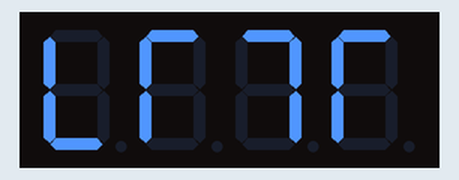
The sketch below on a simulated Arduino Uno, built with avr-gcc and run on an emulated ATmega328P. Shown: 4-digit seven-segment display.

Above: at 0.1 s.
At 1.1 s:
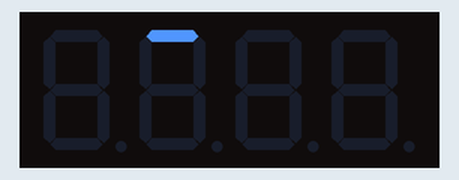

Measured:
- what the display in image 1 shows lasts 1.1 s, from 1.0 s to 2.1 s

The sketch:

TesteDisplay.ino
```cpp
#include <Arduino.h>
#include <TM1637Display.h>

#define CLK 10
#define DIO 11
#define TEST_DELAY 2000

TM1637Display display(CLK, DIO);

const int pinoBotao1 = 9;
const int pinoBotao2 = 8;

int contador = 0;
int estadoPress = 0;
int estadoPress2 = 0;

//      -         A
//    |   |     F   B
//      -         G
//    |   |     E   C
//      -         D


uint8_t data[] = {
  SEG_F | SEG_E | SEG_D,
  SEG_A | SEG_E | SEG_F,
  SEG_A | SEG_B | SEG_C,
  SEG_A | SEG_E | SEG_F
  };

uint8_t pei[] = {
  //SEG_A |SEG_B | SEG_E | SEG_F| SEG_G ,
  0,
  SEG_A ,
  0, 0
  //SEG_E |SEG_F,  0
 // SEG_A | SEG_D | SEG_E | SEG_F | SEG_G
};
void setup(){
  pinMode(pinoBotao1,INPUT_PULLUP);
  pinMode(pinoBotao2,INPUT_PULLUP);
  display.setBrightness(0x0f);
}

void loop(){
   display.setSegments(data);
   delay(1000);

   display.setSegments(pei);
   delay(1000);
   /*display.showNumberDec(contador,false);
   if(digitalRead(pinoBotao2)== LOW){
      if(estadoPress == 0){
          contador++;
          estadoPress=1;
      }
   }else{
      estadoPress=0;
    }

    if(digitalRead(pinoBotao1)== LOW){
      if(estadoPress2 == 0){
          contador--;
          estadoPress2=1;
      }
   }else{ //SENÃO, FAZ
      estadoPress2=0;
    }*/
}
```
